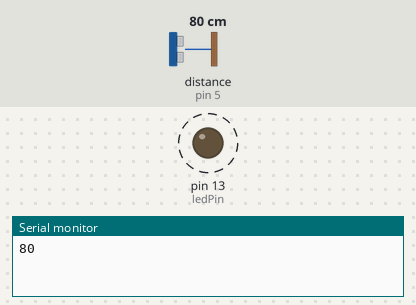
A sketch run on a simulated Arduino Uno, built with avr-gcc and run on an emulated ATmega328P. Shown: output pins drawn as LEDs (lit = HIGH), the last lines printed to the serial monitor. Wiring (inferred from the names in the program): ultrasonic range finder: trigger pin 5; echo pin 5. Dashed ring = blinking. The test bench sets the inputs (shaded band); at power-on: distance to the obstacle (sensor on pin 5) 80 cm. The echo pulse lasts 58.3 µs per cm.

Above: at 0.9 s.
2.5 s: distance to the obstacle (sensor on pin 5) set to 2 cm
At 2.5 s:
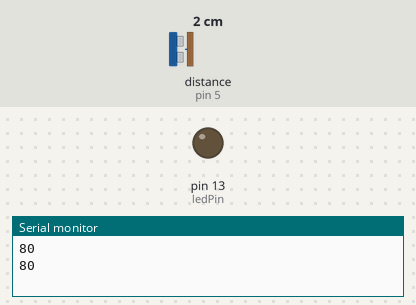
4.7 s: distance to the obstacle (sensor on pin 5) set to 4 cm
At 5.01 s:
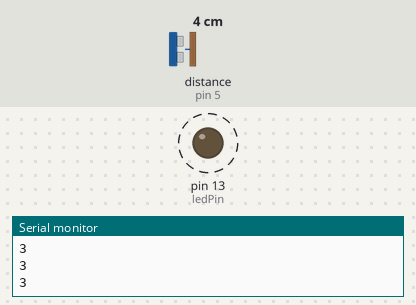
Timing chart, 0 to 14.2 s (numbered marks = the images above; inputs shaded):
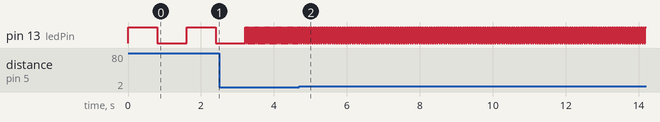

The sketch:

sketch_may02a.ino
```cpp
const int pingPin = 5;
const int ledPin  = 13;  //连接led的引脚
void setup()
{
  Serial.begin(9600);
  pinMode(ledPin , OUTPUT);
}

 void loop()
 {
  int cm = ping(pingPin);
  Serial.println(cm);
  digitalWrite(ledPin, HIGH);
  delay(cm * 10);          //每厘米增加了10ms的延时
  digitalWrite(ledPin , LOW);
  delay( cm * 10);
 }

 //返回厘米距离
int ping(int pingPin)
{
  //建立脉冲持续时间变量
  //以英寸和厘米表示距离的结果
  long duration ,cm;
  //由2个或多个微妙的高电位脉冲触发
  //给一个简短的低脉冲以确保干净的高电位脉冲
  pinMode(pingPin,OUTPUT);
  digitalWrite(pingPin , LOW);
  delayMicroseconds(2);
  digitalWrite(pingPin, HIGH);
  delayMicroseconds(5);
  digitalWrite(pingPin, LOW);
  pinMode(pingPin, INPUT);
  duration = pulseIn(pingPin ,HIGH);

  //把时间转换成距离
  cm = microsecondsToCentimeters(duration);
  return cm;
}

long microsecondsToCentimeters(long microseconds)
{
  //声音的速度为340m/s或29us/cm
  //脉冲传播出来再折返回来，所以所求对象的距离是一半的行程
  return microseconds/ 29 /2;
}
```

Measured:
- after the input at 4.7 s, pin 13 (ledPin): alternates HIGH for 0.03 s and LOW for 0.03 s, starting after 0.07 s
- by itself, pin 13 (ledPin): alternates HIGH for 0.80 s and LOW for 0.81 s
